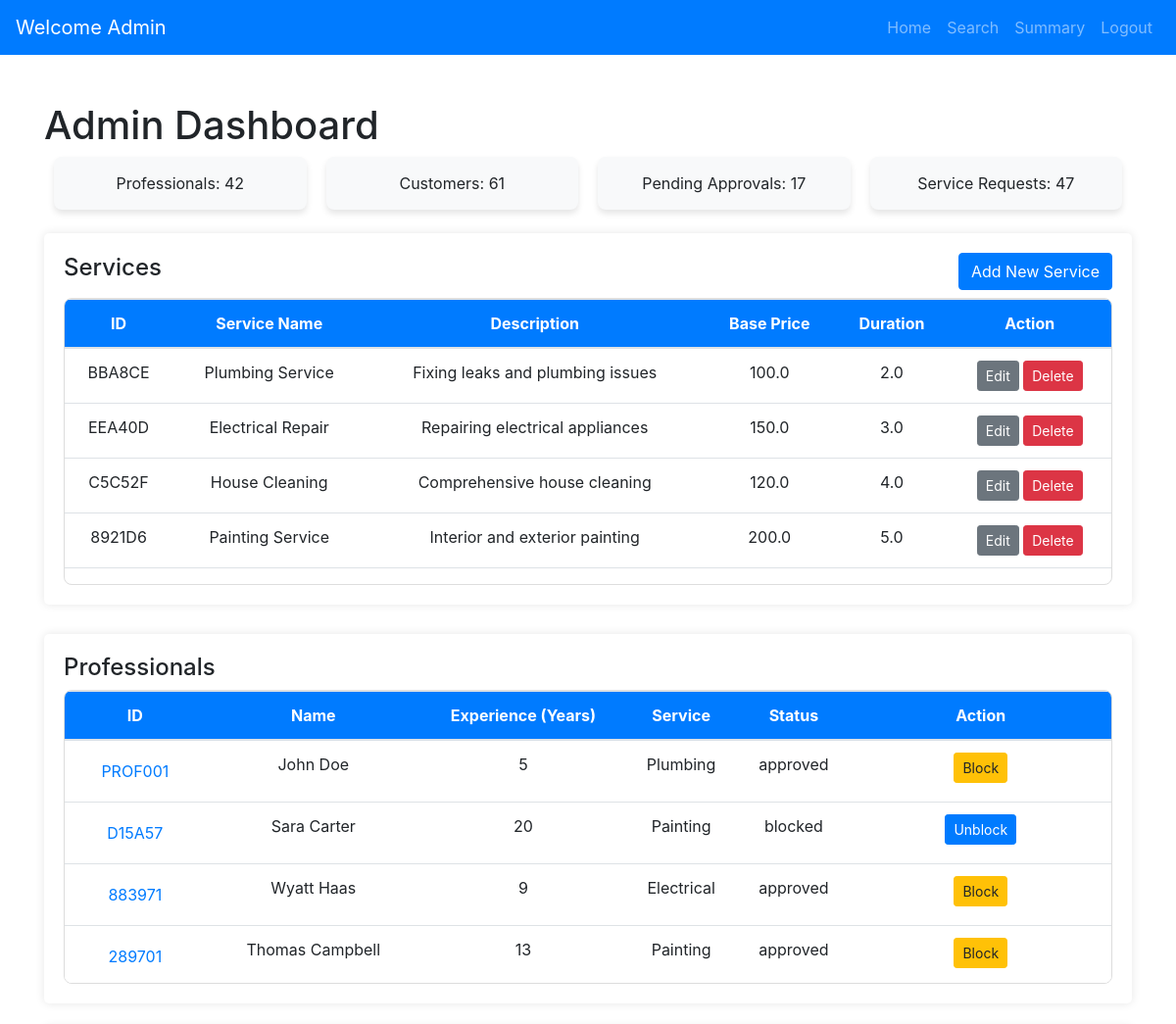
Before: /admin_dashboard (upper part) with the older database file.
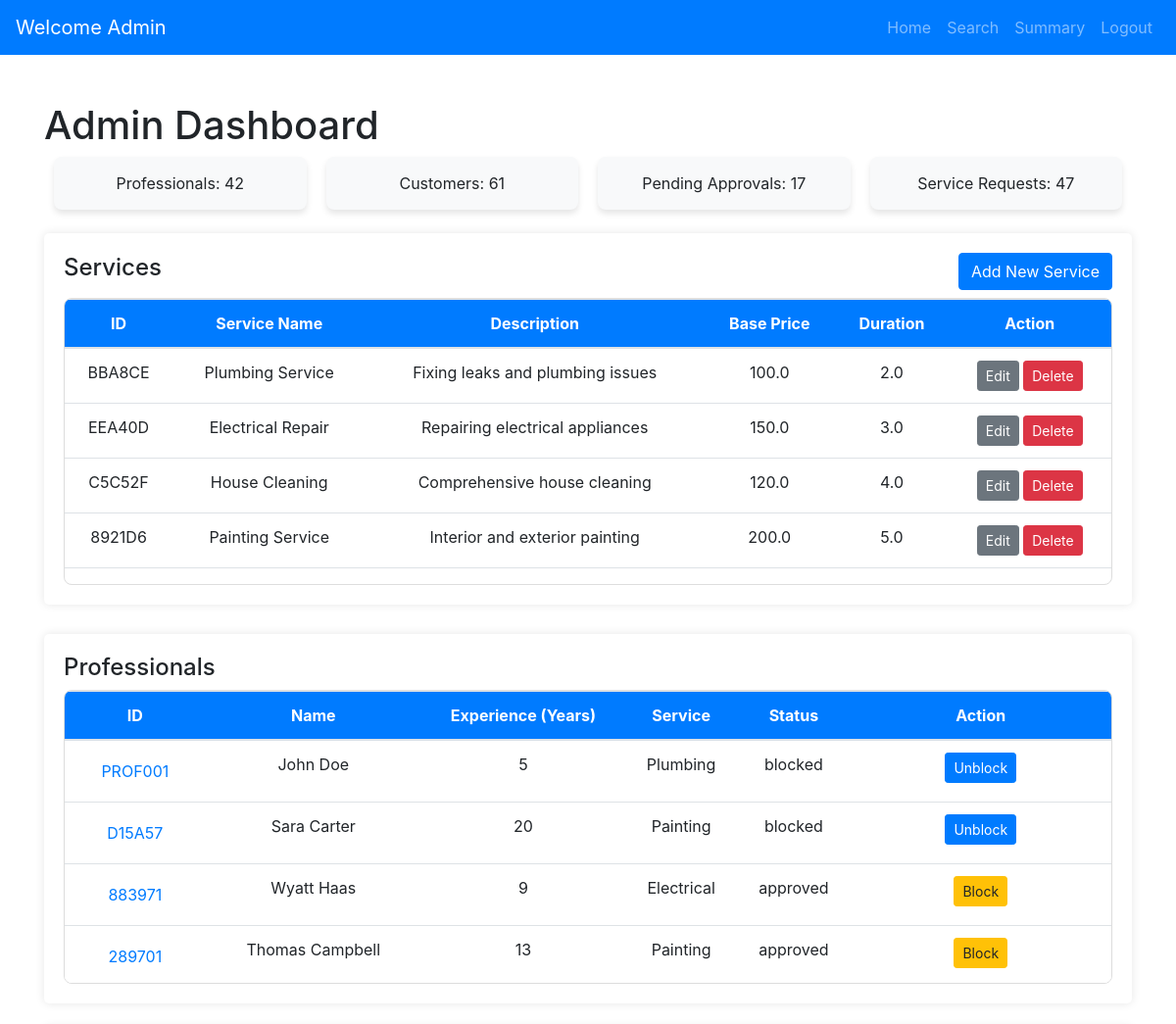
After: the same page with the newer database file.
### models.py (models this page shows, shortened)
class User(db.Model):
    __tablename__ = 'users'
    id = db.Column(db.String(6), primary_key=True, default=generate_unique_id, unique=True)
    name = db.Column(db.String(150), nullable=False)
    email = db.Column(db.String(150), unique=True, nullable=False)
    _password = db.Column("password", db.String(500), nullable=False)
    address = db.Column(db.String(300), nullable=True)
    pincode = db.Column(db.String(10), nullable=True)
    phone_number = db.Column(db.String(15), nullable=True)
    role = db.Column(db.String(50), nullable=False)  # Customer or Professional
    __mapper_args__ = {
    'polymorphic_identity': 'user',
    'polymorphic_on': role,  # This allows loading unknown roles without crashing
    }
    @property
    def password(self):
        raise AttributeError("Password is not readable!")
    @password.setter
    def password(self, password):
        self._password = generate_password_hash(password, method="pbkdf2:sha256")

class Professional(User):
    __tablename__ = 'professionals'
    id = db.Column(db.String(6), db.ForeignKey('users.id'), primary_key=True)
    service_type = db.Column(db.String(100), nullable=False)
    experience = db.Column(db.Integer, nullable=False)
    status = db.Column(db.String(50), default='pending')  # Add status column
    __mapper_args__ = {
        'polymorphic_identity': 'professional',
    }

class User(db.Model):
    __tablename__ = 'users'
    id = db.Column(db.String(6), primary_key=True, default=generate_unique_id, unique=True)
    name = db.Column(db.String(150), nullable=False)
    email = db.Column(db.String(150), unique=True, nullable=False)
    _password = db.Column("password", db.String(500), nullable=False)
    address = db.Column(db.String(300), nullable=True)
    pincode = db.Column(db.String(10), nullable=True)
    phone_number = db.Column(db.String(15), nullable=True)
    role = db.Column(db.String(50), nullable=False)  # Customer or Professional
    __mapper_args__ = {
    'polymorphic_identity': 'user',
    'polymorphic_on': role,  # This allows loading unknown roles without crashing
    }
    @property
    def password(self):
        raise AttributeError("Password is not readable!")
    @password.setter
    def password(self, password):
        self._password = generate_password_hash(password, method="pbkdf2:sha256")

### app.py (the view, shortened to what this page needs)
@app.route('/admin_dashboard', methods=['GET', 'POST'])
def admin_dashboard():
    professionals = Professional.query.all()
    customers = Customer.query.all()
    services = Service.query.all()
    requests = Request.query.all()
    grouped_requests = {
        "requested": [r for r in requests if r.status == "requested"],
        "closed": [r for r in requests if r.status == "closed"],
        "accepted": [
            r for r in requests if r.status in {"accepted", "in progress", "review pending", "pending", "assigned"}
        ],
    }
    total_professionals = len(professionals)
    total_customers = len(customers)
    total_requests = len(requests)
    pending_approvals = len([p for p in professionals if p.status == "pending"])
    professional = None
    return render_template(
        "admin/admin_dashboard.html",
        professionals=professionals,
        customers=customers,
        services=services,
        requests=requests,
        grouped_requests=grouped_requests,
        total_professionals=total_professionals,
        total_customers=total_customers,
        total_requests=total_requests,
        pending_approvals=pending_approvals,
        professional=professional,
    )

### models.py (called while the page is built)
    @hybrid_property
    def total_requests(self):
        return len(self.requests)

### templates/admin/admin_dashboard.html (shortened to what the changed rows need)
<!DOCTYPE html>
<html lang="en">
<head>
    <link href="https://stackpath.bootstrapcdn.com/bootstrap/4.5.2/css/bootstrap.min.css" rel="stylesheet">
</head>
<body>
    {% extends 'base.html' %}
    {% block navbar %}
        {% include 'navbars/admin_navbar.html' %}
    {% endblock %}
    {% block content %}
    <div class="container mt-5">
        <h1>Admin Dashboard</h1>
        <div class="container-box">
            <div class="table-container">
                <table class="table table-hover">
                    <thead>
                        <tr>
                            <th>ID</th>
                            <th>Service Name</th>
                            <th>Description</th>
                            <th>Base Price</th>
                            <th>Duration</th>
                            <th>Action</th>
                        </tr>
                    </thead>
                </table>
            </div>
        </div>
         <div class="container-box mb-4">
            <div class="table-container">
                <table class="table table-hover">
                    <thead>
                        <tr>
                            <th>ID</th>
                            <th>Name</th>
                            <th>Experience (Years)</th>
                            <th>Service</th>
                            <th>Status</th>
                            <th>Action</th>
                        </tr>
                    </thead>
                    <tbody>
                        {% for professional in professionals %}
                        <tr>
                            <td>
                                <form method="GET" action="{{ url_for('show_professional_details') }}">
                                    <button type="submit" class="btn btn-link">{{ professional.id }}</button>
                                </form>
                            </td>
                            <td>{{ professional.name }}</td>
                            <td>{{ professional.experience }}</td>
                            <td>{{ professional.service_type }}</td>
                            <td>{{ professional.status }}</td>
                            <td>
                                {% if professional.status == 'pending' %}
<form method="POST" action="{{ url_for('approve_professional', id=professional.id) }}" style="display:inline;">
    <input type="hidden" name="csrf_token" value="{{ csrf_token() }}">
    <button type="submit" class="btn btn-success btn-sm">Approve</button>
</form>
<form method="POST" action="{{ url_for('reject_professional', id=professional.id) }}" style="display:inline;">
    <input type="hidden" name="csrf_token" value="{{ csrf_token() }}">
    <button type="submit" class="btn btn-danger btn-sm">Reject</button>
</form>
<form method="POST" action="{{ url_for('block_professional', id=professional.id) }}" style="display:inline;">
    <input type="hidden" name="csrf_token" value="{{ csrf_token() }}">
    <button type="submit" class="btn btn-warning btn-sm">Block</button>
</form>
{% elif professional.status == 'approved' %}
<form method="POST" action="{{ url_for('block_professional', id=professional.id) }}" style="display:inline;">
    <button type="submit" class="btn btn-warning btn-sm">Block</button>
</form>
{% elif professional.status == 'blocked' %}
<form method="POST" action="{{ url_for('unblock_user', id=professional.id) }}" style="display:inline;">
    <button type="submit" class="btn btn-primary btn-sm">Unblock</button>
</form>
{% endif %}
                            </td>
                        </tr>
                        {% endfor %}
                    </tbody>
                </table>
            </div>
        </div>
    </div>
    {% include 'admin/add_service.html' %}
    {% include 'admin/edit_service.html' %}
    {% endblock %}

Changed rows visible on the page:
changed Professional "PROF001": status "approved" → "blocked"; status "Block" → "Unblock"
